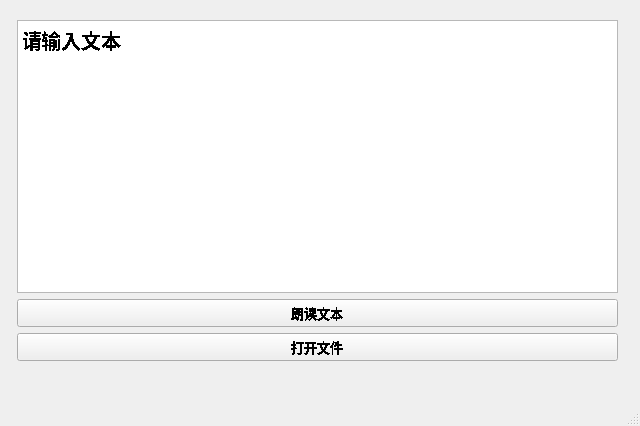
<?xml version="1.0" encoding="UTF-8"?>
<ui version="4.0">
 <class>MainWindow</class>
 <widget class="QMainWindow" name="MainWindow">
  <property name="geometry">
   <rect>
    <x>0</x>
    <y>0</y>
    <width>640</width>
    <height>426</height>
   </rect>
  </property>
  <property name="font">
   <font>
    <family>Microsoft YaHei</family>
    <pointsize>15</pointsize>
    <weight>75</weight>
    <italic>false</italic>
    <bold>true</bold>
    <stylestrategy>NoAntialias</stylestrategy>
   </font>
  </property>
  <property name="windowTitle">
   <string>MainWindow</string>
  </property>
  <widget class="QWidget" name="centralwidget">
   <property name="font">
    <font>
     <family>Microsoft YaHei</family>
     <pointsize>10</pointsize>
     <weight>75</weight>
     <italic>false</italic>
     <bold>true</bold>
     <stylestrategy>NoAntialias</stylestrategy>
    </font>
   </property>
   <widget class="QWidget" name="">
    <property name="geometry">
     <rect>
      <x>17</x>
      <y>20</y>
      <width>601</width>
      <height>341</height>
     </rect>
    </property>
    <layout class="QVBoxLayout" name="verticalLayout_2">
     <item>
      <widget class="QTextEdit" name="text">
       <property name="html">
        <string>&lt;!DOCTYPE HTML PUBLIC &quot;-//W3C//DTD HTML 4.0//EN&quot; &quot;http://www.w3.org/TR/REC-html40/strict.dtd&quot;&gt;
&lt;html&gt;&lt;head&gt;&lt;meta name=&quot;qrichtext&quot; content=&quot;1&quot; /&gt;&lt;style type=&quot;text/css&quot;&gt;
p, li { white-space: pre-wrap; }
&lt;/style&gt;&lt;/head&gt;&lt;body style=&quot; font-family:'Microsoft YaHei','Microsoft YaHei'; font-size:10pt; font-weight:600; font-style:normal;&quot;&gt;
&lt;p style=&quot; margin-top:0px; margin-bottom:0px; margin-left:0px; margin-right:0px; -qt-block-indent:0; text-indent:0px;&quot;&gt;&lt;span style=&quot; font-family:'Microsoft YaHei'; font-size:15pt;&quot;&gt;请输入文本&lt;/span&gt;&lt;/p&gt;&lt;/body&gt;&lt;/html&gt;</string>
       </property>
      </widget>
     </item>
     <item>
      <widget class="QPushButton" name="read">
       <property name="text">
        <string>朗读文本</string>
       </property>
      </widget>
     </item>
     <item>
      <widget class="QPushButton" name="opentxt">
       <property name="text">
        <string>打开文件</string>
       </property>
      </widget>
     </item>
    </layout>
   </widget>
  </widget>
  <widget class="QStatusBar" name="statusbar"/>
 </widget>
 <resources/>
 <connections/>
</ui>
